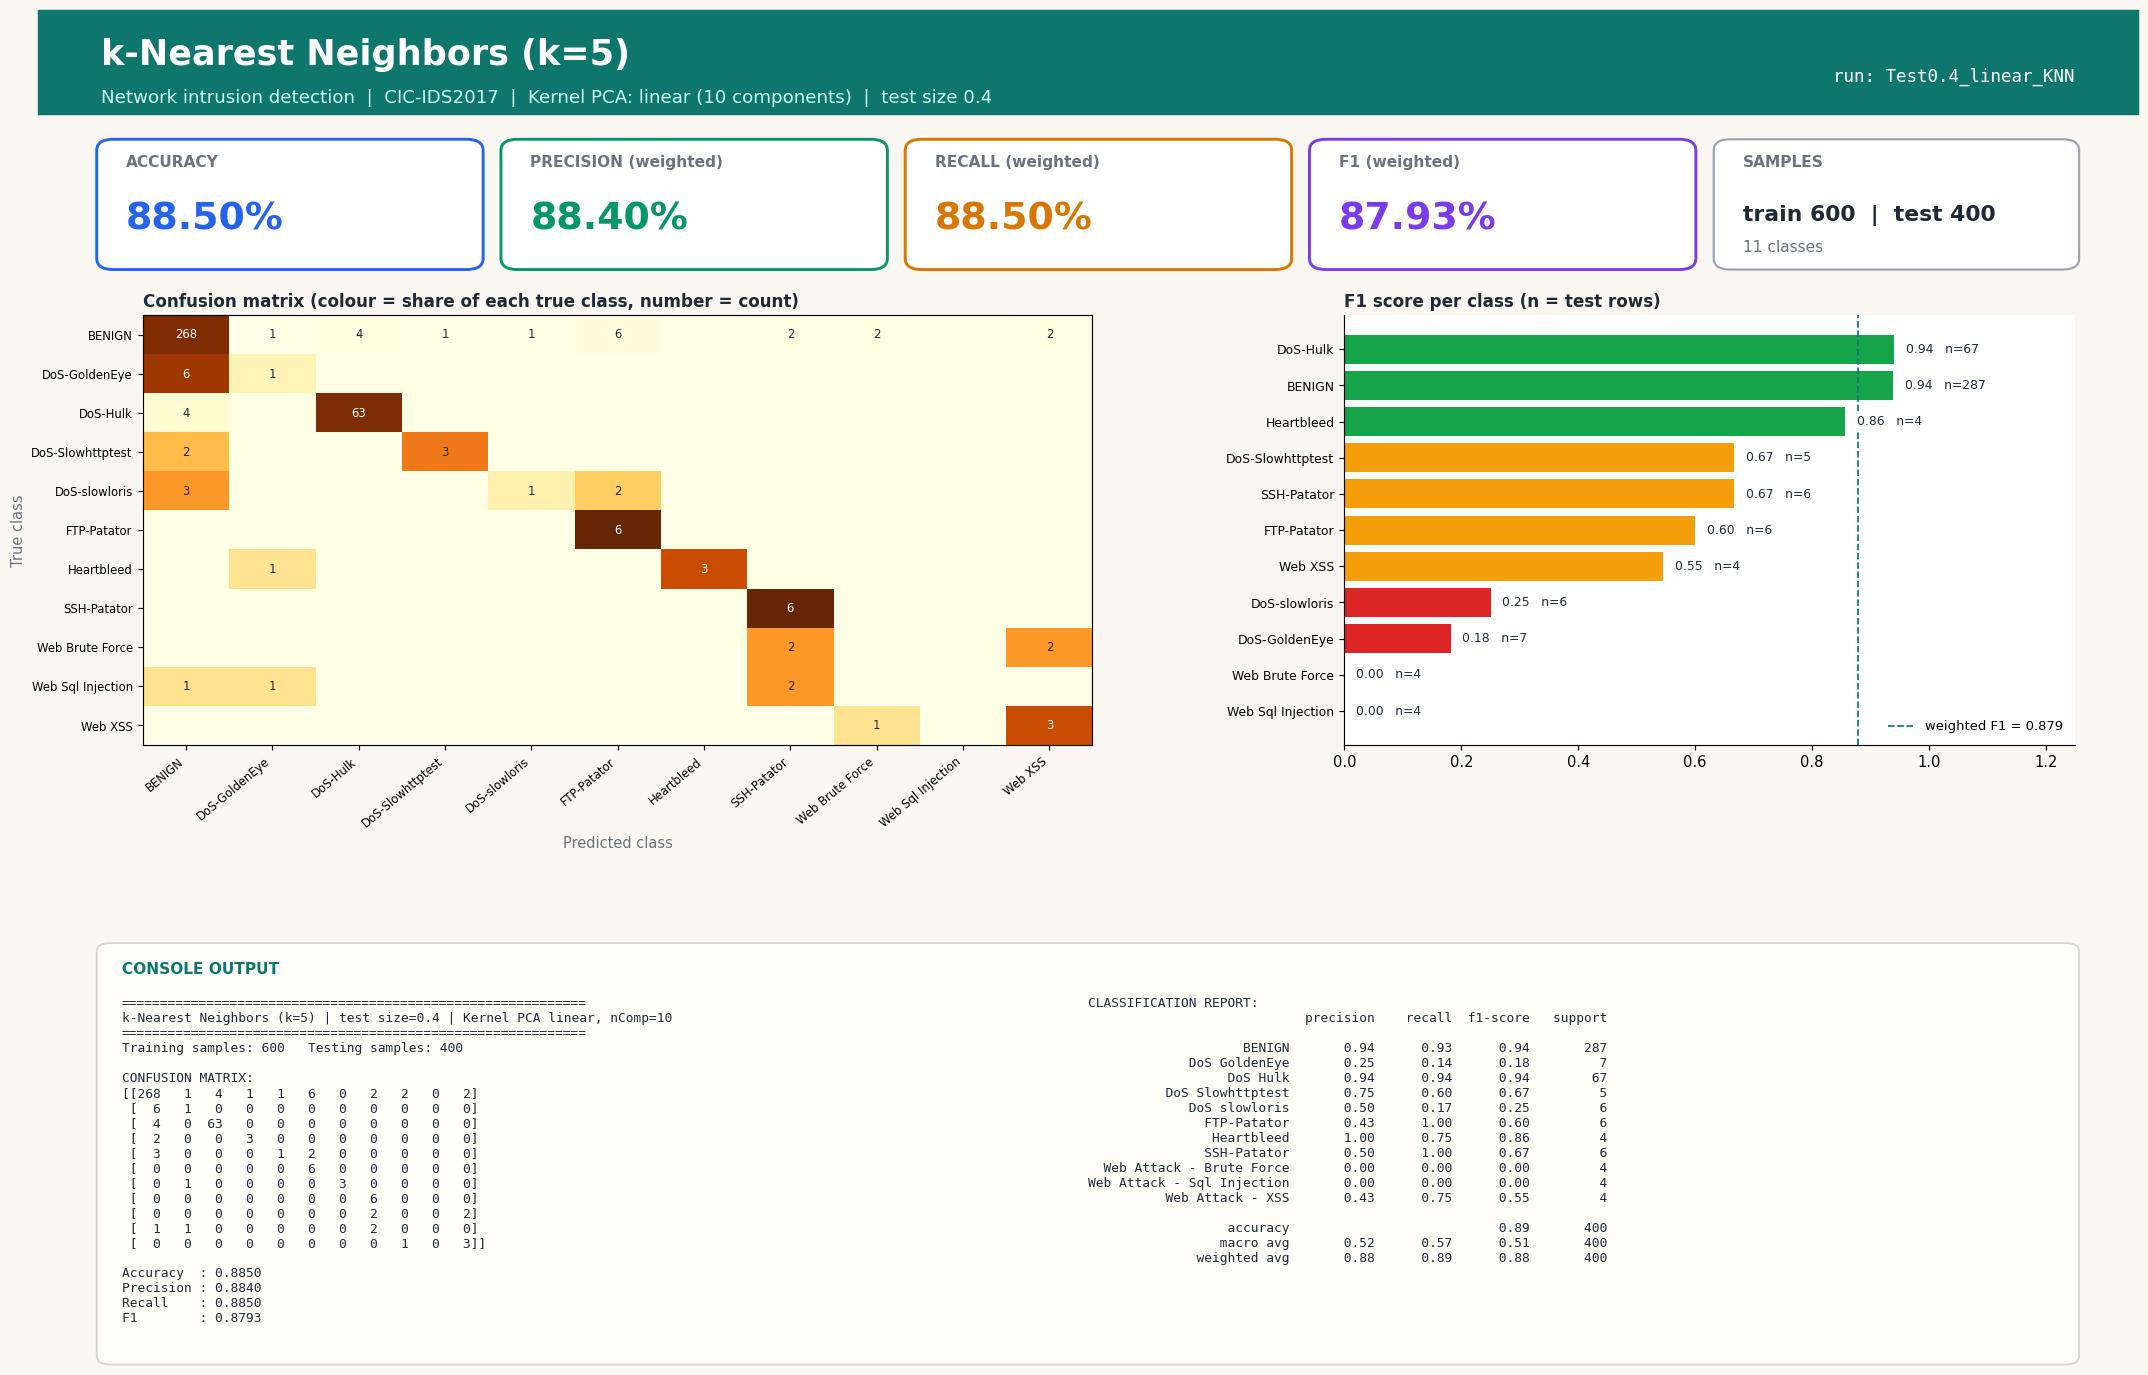

The script that saved this image:
#!/usr/bin/env python3
"""k-Nearest Neighbors (k=5) | Test size 0.4 | Kernel PCA kernel=linear, n_components=10
CIC-IDS2017 (Tue+Wed+Thu-morning) 1000-row stratified sample.
Run in any IDE (Spyder / VS Code / PyCharm / Jupyter): open the file and press Run, no arguments needed.
Saves next to this file: 'Test0.4_linear_KNN.jpg' - one image with the console output (confusion matrix, metrics, classification report) plus charts."""
import json, os
import numpy as np
import matplotlib.pyplot as plt
from sklearn.decomposition import KernelPCA
from sklearn.neighbors import KNeighborsClassifier
from sklearn.metrics import (accuracy_score, classification_report, confusion_matrix,
                             f1_score, precision_score, recall_score)
from sklearn.model_selection import train_test_split
from sklearn.preprocessing import StandardScaler

TEST_SIZE, KERNEL, N_COMP, ALG, ALG_NAME = 0.4, "linear", 10, "KNN", "k-Nearest Neighbors (k=5)"
try:
    HERE = os.path.dirname(os.path.abspath(__file__))
except NameError:                      # Jupyter / interactive console
    HERE = os.getcwd()
def _find_root():                      # folder that contains data/sample.npz (works from any working directory)
    for p in (HERE, os.path.join(HERE, ".."), os.path.join(HERE, "..", ".."), os.getcwd()):
        if os.path.exists(os.path.join(p, "data", "sample.npz")):
            return os.path.abspath(p)
    raise FileNotFoundError("data/sample.npz not found - run prepare_data.py or keep the repo folder structure")
ROOT = _find_root()
tag = f"Test{TEST_SIZE}_{KERNEL}_{ALG}"

# 1. LOAD cached, cleaned sample (see prepare_data.py)
d = np.load(os.path.join(ROOT, "data", "sample.npz"), allow_pickle=True)
X, y, class_names = d["X"], d["y"], [str(c).replace("�", "-") for c in d["classes"]]

# 2. SPLIT
X_train, X_test, y_train, y_test = train_test_split(
    X, y, test_size=TEST_SIZE, random_state=42, stratify=y)

# 3. SCALE (fit on train only)
scaler = StandardScaler()
X_train = scaler.fit_transform(X_train); X_test = scaler.transform(X_test)

# 4. DIMENSIONALITY REDUCTION: Kernel PCA (fit on train only; gamma = sklearn default 1/n_features)
kpca = KernelPCA(n_components=N_COMP, kernel=KERNEL, random_state=0)
X_train = kpca.fit_transform(X_train); X_test = kpca.transform(X_test)

# 5. CLASSIFIER
classifier = KNeighborsClassifier(n_neighbors=5)
classifier.fit(X_train, y_train)
y_pred = classifier.predict(X_test)

# 6. METRICS
labels = np.arange(len(class_names))
cm = confusion_matrix(y_test, y_pred, labels=labels)
res = dict(test_size=TEST_SIZE, kernel=KERNEL, n_components=N_COMP, algorithm=ALG, model=ALG_NAME,
           n_train=int(len(y_train)), n_test=int(len(y_test)),
           accuracy=accuracy_score(y_test, y_pred),
           precision=precision_score(y_test, y_pred, average="weighted", zero_division=0),
           recall=recall_score(y_test, y_pred, average="weighted", zero_division=0),
           f1=f1_score(y_test, y_pred, average="weighted", zero_division=0))
report = classification_report(y_test, y_pred, labels=labels, target_names=class_names, zero_division=0)
lines = ["=" * 60, f"{ALG_NAME} | test size={TEST_SIZE} | Kernel PCA {KERNEL}, nComp={N_COMP}", "=" * 60,
         f"Training samples: {len(y_train)}   Testing samples: {len(y_test)}", "", "CONFUSION MATRIX:", np.array2string(cm), ""]
for k in ("accuracy", "precision", "recall", "f1"): lines.append(f"{k.capitalize():10s}: {res[k]:.4f}")
lines += ["", "CLASSIFICATION REPORT:", report]
console_output = "\n".join(lines); print(console_output)

# 7. VISUAL OUTPUT: ONE report-style image (banner, KPI cards, charts, console output) - real results only
from matplotlib.patches import FancyBboxPatch, Rectangle
short = [c.replace("Web Attack - ", "Web ").replace("DoS ", "DoS-") for c in class_names]
rep = classification_report(y_test, y_pred, labels=labels, target_names=class_names, zero_division=0, output_dict=True)
cmn = cm / np.maximum(cm.sum(axis=1, keepdims=True), 1)          # row-normalised = per-class recall
INK, MUTED, BG, ACC = "#1f2937", "#6b7280", "#faf7f2", "#0f766e"
fig = plt.figure(figsize=(20, 13.2), dpi=105, facecolor=BG)
fig.add_artist(Rectangle((0, 0.925), 1, 0.075, transform=fig.transFigure, color=ACC, zorder=0))
fig.text(0.03, 0.968, f"{ALG_NAME}", fontsize=24, fontweight="bold", color="white", va="center")
fig.text(0.03, 0.937, f"Network intrusion detection  |  CIC-IDS2017  |  Kernel PCA: {KERNEL} ({N_COMP} components)  |  test size {TEST_SIZE}",
         fontsize=12.5, color="#ccfbf1", va="center")
fig.text(0.97, 0.952, f"run: {tag}", fontsize=12, color="white", ha="right", va="center", family="monospace")

# KPI cards
cards = [("ACCURACY", res["accuracy"], "#2563eb"), ("PRECISION (weighted)", res["precision"], "#059669"),
         ("RECALL (weighted)", res["recall"], "#d97706"), ("F1 (weighted)", res["f1"], "#7c3aed")]
for i, (lab, v, col) in enumerate(cards):
    x0 = 0.03 + i * 0.1925
    fig.add_artist(FancyBboxPatch((x0, 0.815), 0.18, 0.09, boxstyle="round,pad=0.002,rounding_size=0.008", transform=fig.transFigure,
                                  facecolor="white", edgecolor=col, linewidth=2))
    fig.text(x0 + 0.012, 0.887, lab, fontsize=10.5, color=MUTED, fontweight="bold")
    fig.text(x0 + 0.012, 0.842, f"{v * 100:.2f}%", fontsize=26, color=col, fontweight="bold")
fig.add_artist(FancyBboxPatch((0.80, 0.815), 0.17, 0.09, boxstyle="round,pad=0.002,rounding_size=0.008", transform=fig.transFigure,
                              facecolor="white", edgecolor="#9ca3af", linewidth=1.5))
fig.text(0.812, 0.887, "SAMPLES", fontsize=10.5, color=MUTED, fontweight="bold")
fig.text(0.812, 0.848, f"train {res['n_train']}  |  test {res['n_test']}", fontsize=15, color=INK, fontweight="bold")
fig.text(0.812, 0.826, f"{len(class_names)} classes", fontsize=10.5, color=MUTED)

gs = fig.add_gridspec(1, 2, left=0.05, right=0.97, top=0.78, bottom=0.47, wspace=0.30, width_ratios=[1.3, 1])
ax1 = fig.add_subplot(gs[0, 0]); ax2 = fig.add_subplot(gs[0, 1])
for ax in (ax1, ax2): ax.set_facecolor("white")
im = ax1.imshow(cmn, cmap="YlOrBr", vmin=0, vmax=1, aspect="auto")
ax1.set_xticks(labels); ax1.set_yticks(labels); ax1.set_xticklabels(short, rotation=40, ha="right", fontsize=8); ax1.set_yticklabels(short, fontsize=8)
ax1.set_title("Confusion matrix (colour = share of each true class, number = count)", loc="left", fontsize=11.5, color=INK, fontweight="bold")
ax1.set_xlabel("Predicted class", color=MUTED); ax1.set_ylabel("True class", color=MUTED)
for a_ in labels:
    for b_ in labels:
        if cm[a_, b_]: ax1.text(b_, a_, cm[a_, b_], ha="center", va="center", fontsize=8, color="white" if cmn[a_, b_] > 0.6 else INK)
f1s = [rep[c]["f1-score"] for c in class_names]; sup = [int(rep[c]["support"]) for c in class_names]
order = np.argsort(f1s)
cols = ["#dc2626" if f1s[i] < 0.34 else "#f59e0b" if f1s[i] < 0.67 else "#16a34a" for i in order]
ax2.barh(range(len(order)), [f1s[i] for i in order], color=cols)
ax2.set_yticks(range(len(order))); ax2.set_yticklabels([short[i] for i in order], fontsize=8.5); ax2.set_xlim(0, 1.25)
ax2.set_title("F1 score per class (n = test rows)", loc="left", fontsize=11.5, color=INK, fontweight="bold")
for k, i in enumerate(order): ax2.text(f1s[i] + 0.02, k, f"{f1s[i]:.2f}   n={sup[i]}", va="center", fontsize=8.5, color=INK, zorder=5, bbox=dict(facecolor="white", edgecolor="none", pad=1))
for sp in ("top", "right"): ax2.spines[sp].set_visible(False)
ax2.axvline(res["f1"], color=ACC, ls="--", lw=1.2, label=f"weighted F1 = {res['f1']:.3f}"); ax2.legend(loc="lower right", fontsize=9, frameon=False)

# console output panel (same text that is printed to the console)
fig.add_artist(FancyBboxPatch((0.03, 0.025), 0.94, 0.30, boxstyle="round,pad=0.002,rounding_size=0.006", transform=fig.transFigure,
                              facecolor="#fffdf8", edgecolor="#d6d3d1", linewidth=1.2))
fig.text(0.04, 0.305, "CONSOLE OUTPUT", fontsize=10.5, color=ACC, fontweight="bold")
split_at = lines.index("CLASSIFICATION REPORT:")
fig.text(0.04, 0.288, "\n".join(lines[:split_at]), family="monospace", fontsize=8.8, color=INK, va="top")
fig.text(0.50, 0.288, "\n".join(lines[split_at:]), family="monospace", fontsize=8.8, color=INK, va="top")
plt.savefig(os.path.join(HERE, tag + ".jpg"), format="jpg", bbox_inches="tight", facecolor=BG)
if os.environ.get("ACN_NO_SHOW") != "1": plt.show()   # IDEs display the image; run_all.py disables this
plt.close()

os.makedirs(os.path.join(ROOT, "results", "json"), exist_ok=True)
with open(os.path.join(ROOT, "results", "json", tag + ".json"), "w") as f: json.dump(res, f)
